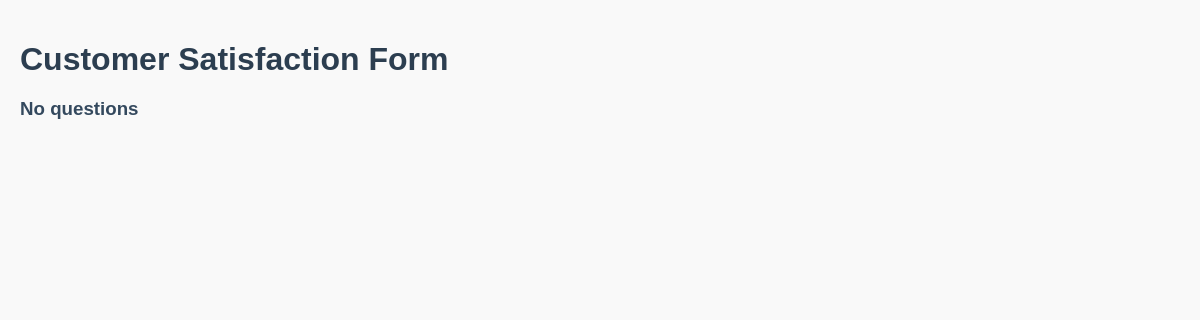
The app's page /, older data.
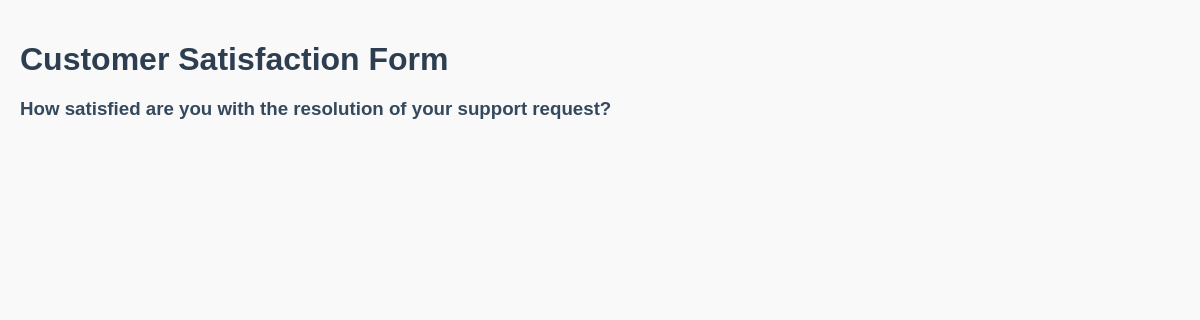
The same page, newer data.
### response/models.py (models this page shows, shortened)
class Question(models.Model): #uses Django ORM to create a database table. each variable is a column
    text = models.CharField(max_length=255)
    help_text = models.CharField(blank=True)
    type = models.CharField(max_length=15)
    version = models.SmallIntegerField()
    is_active = models.BooleanField(db_default=True)
    is_required = models.BooleanField()
    display_order = models.SmallIntegerField(blank=True)

### response/views.py (the view)
# urls.py: path('', views.main, name='main'),
def main(request):
    questions = Question.objects.all().order_by('-display_order').values()
    template = loader.get_template('main.html')
    context = {
            'questions': questions,
        }
    return HttpResponse(template.render(context, request))

### response/templates/main.html (shortened to what this page needs)
{% extends "master.html" %}
{% block content %}
    <h1>Customer Satisfaction Form</h1>
    {% for x in questions %}
        <h3>{{ x.text }}</h3>
    {% empty %}
        <h3>No questions</h3>
    {% endfor %}
{% endblock %}

### response/templates/master.html (shortened to what this page needs)
{% load static %}
<!DOCTYPE html>
<html>
<head>
    <link rel="stylesheet" href="{% static 'global.css' %}">
</head>
<body>
    {% block content %}{% endblock %}
</body>
</html>

### static_files/global.css (style rules this page uses)
body { margin: 0; font-family: Arial, Helvetica, sans-serif; background-color: #f9f9f9; color: #333; }
body { padding: 20px; }
h1 { color: #2c3e50; font-size: 2em; margin-bottom: 10px; }
h3 { color: #34495e; margin-top: 20px; }

Row changes from the older to the newer data that the page shows:
added Question: text "How satisfied are you with the resolution of your support request?"
Text that changed along with them:
text no longer shown: "No questions"
